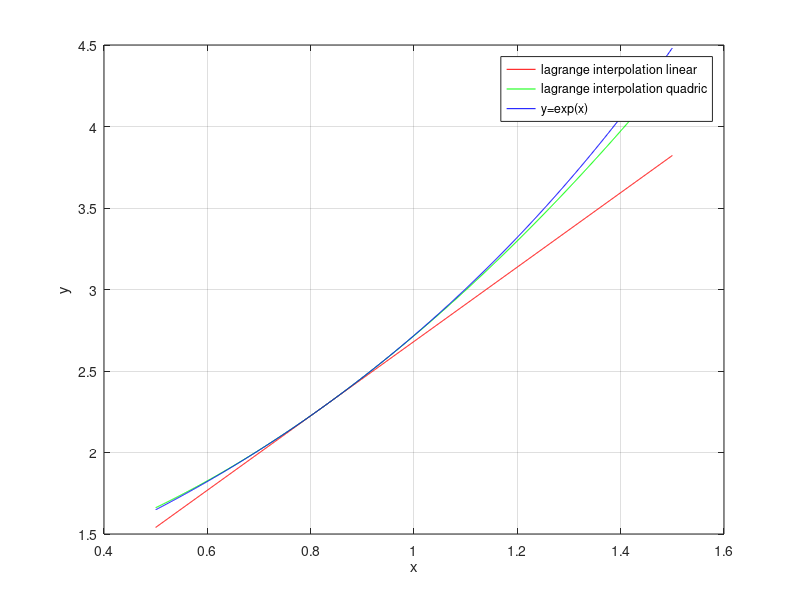

Write the MATLAB code that produced this figure.
close all;
clear all;


pair1 = [0.82,2.270500];
pair2 = [0.83,2.293319];
pair3 = [0.84,2.316367];

x = 0.5:0.001:1.5;

out1 = (((x-pair2(1))/(pair1(1)-pair2(1))) * (pair1(2))) + (((x-pair1(1))/(pair2(1)-pair1(1))) * (pair2(2)));
out2 = ((((x-pair2(1)) .* (x-pair3(1)))./((pair1(1)-pair2(1)).*(pair1(1)-pair3(1)))) .* pair1(2)) + ((((x-pair1(1)) .* (x-pair3(1)))./((pair2(1)-pair1(1)).*(pair2(1)-pair3(1)))) .* pair2(2)) + ((((x-pair1(1)) .* (x-pair2(1)))./((pair3(1)-pair2(1)).*(pair3(1)-pair1(1)))) .* pair3(2));
out3 = exp(x);

figure();
plot(x,out1,'r',x,out2,'g',x,out3,'b');
grid on;
legend('lagrange interpolation linear','lagrange interpolation quadric','y=exp(x)');
xlabel('x');
ylabel('y');
